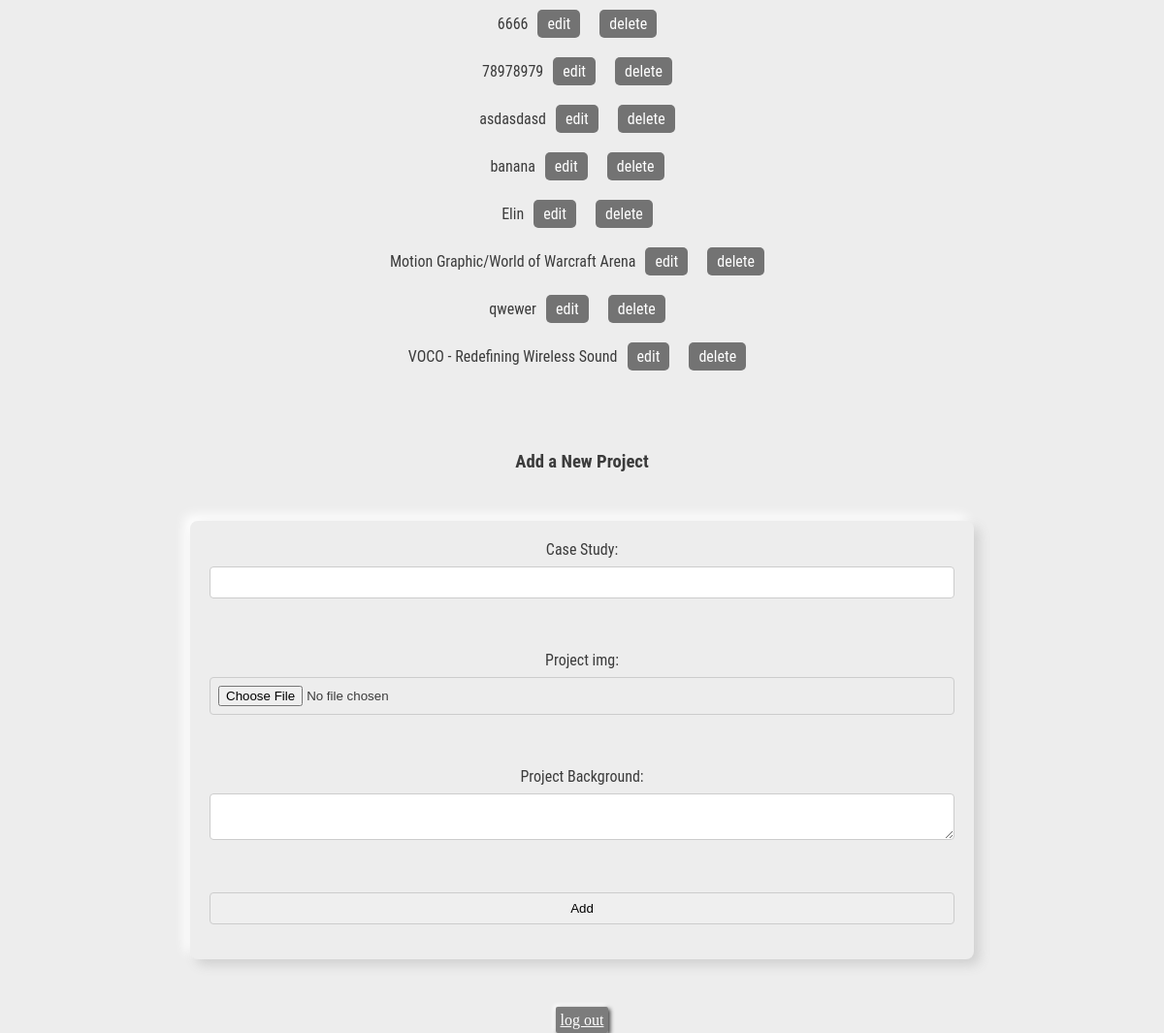
Page /admin/project_list.php (signed in) on the committed database.
### tables this page shows
CREATE TABLE tbl_projects (
  project_id int(11) NOT NULL,
  image_url varchar(255) NOT NULL,
  case_study varchar(255) NOT NULL,
  project_background text,
  design_process text,
  challenges_solutions text,
  results text,
  reflection_lessons_learned text
);

### admin/project_list.php (the view, shortened to what this page needs)
<!DOCTYPE html>
<html lang="en">
<?php
require_once('../includes/connect.php');
$stmt = $connection->prepare('SELECT project_id,case_study FROM tbl_projects ORDER BY case_study ASC');
$stmt->execute();
?>
<head>
    <link rel="stylesheet" href="../css/main.css" type="text/css">
</head>
<body>
<?php
while ($row = $stmt->fetch(PDO::FETCH_ASSOC)) {
  echo  '<p class="project-list">'.
  $row['case_study'].
  '<a href="edit_project_form.php?project_id='.$row['project_id'].'">edit</a>'.
  '<a href="delete_project.php?project_id='.$row['project_id'].'">delete</a></p>';
}
?>
<br><br><br>
<h3 id="list_title">Add a New Project</h3>
<form action="add_project.php" method="post" id="project_list" enctype="multipart/form-data">
    <label for="case_study">Case Study: </label>
    <input name="case_study" type="text" required><br><br>
    <label for="image">Project img: </label>
    <input name="image" type="file" required><br><br>
    <label for="project_background">Project Background: </label>
    <textarea name="project_background" required></textarea><br><br>
    <input name="submit" type="submit" value="Add">
</form>
<br><br><br>
<div id=logout_botton>
<a href="logout.php" id="logout">log out</a>
</div>
</body>
</html>

### css/main.css (style rules this page uses)
html { scroll-behavior:smooth }
body { height:100vh;margin:0;background-color:#ededed }
form { padding:20px;border-radius:8px;max-width:400px;width:100%;margin-top:50px;color:#3b3b3b;font-family:"Roboto Condensed",sans-serif;background-color:#ededed;display:flex;flex-direction:column;align-items:center;box-shadow:6px 6px 12px #d0d0d0,-6px -6px 12px #fff }
label { display:block;margin-bottom:8px }
input { width:100%;padding:8px;margin-bottom:16px;border:1px solid #ccc;border-radius:4px;box-sizing:border-box }
textarea { width:calc(100% - 16px);padding:8px;margin-bottom:16px;border:1px solid #ccc;border-radius:4px;box-sizing:border-box;resize:vertical }
@media screen and (min-width: 375px) { form { display:flex;flex-direction:column;align-items:center;width:100%;max-width:768px } }
@media screen and (min-width: 375px) { textarea { width:100% } }
:root { --plyr-color-main: rgb(138,182,77);--plyr-control-icon-size: 15px;--plyr-control-radius: 20px;--plyr-font-family: "Helvetica Neue", Helvetica, sans-serif;--plyr-controls-spacing: 15px }
body h2,h3,p { color:#3b3b3b;font-family:"Roboto Condensed",sans-serif }
body { background-color:#ededed }
#project_list { display:flex;align-items:center;justify-self:center;margin-left:auto;margin-right:auto }
#list_title { text-align:center }
#logout_botton { text-align:center }
#logout { border:2px;padding:5px;color:#fff;background-color:#7c7c7c;border-radius:2px;box-shadow:2px 2px 4px #3b3b3b,-2px -2px 4px #fff }
.project-list { text-align:center;margin:0 auto }
.project-list a { display:inline-block;margin:10px;padding:5px 10px;background-color:#737373;color:#fff;text-decoration:none;border-radius:5px }

### rows in the picture
tbl_projects: case_study "6666"
tbl_projects: case_study "78978979"
tbl_projects: case_study "asdasdasd"
tbl_projects: case_study "banana"
tbl_projects: case_study "Elin"
tbl_projects: case_study "Motion Graphic/World of Warcraft Arena"
tbl_projects: case_study "qwewer"
tbl_projects: case_study "VOCO - Redefining Wireless Sound"
